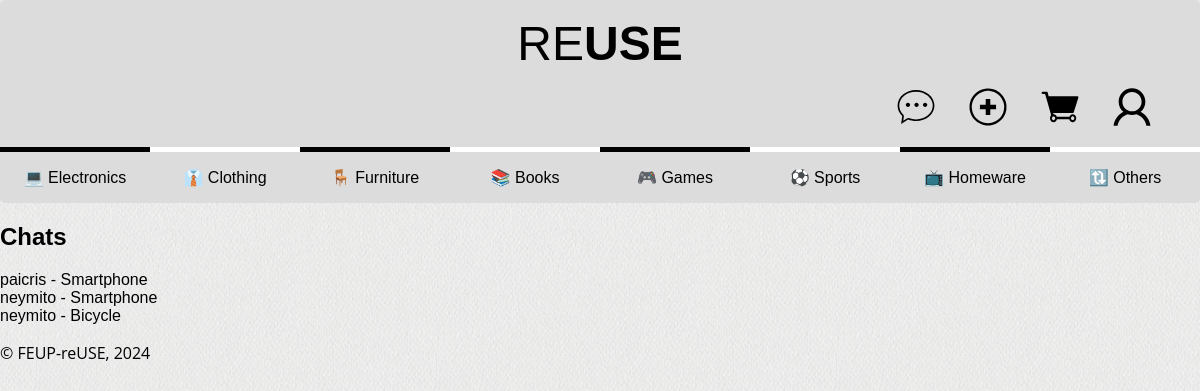
Page /pages/chats.php (signed in) on the committed database.
### tables this page shows
CREATE TABLE Categories (
    idCategory INTEGER PRIMARY KEY,
    categoryName TEXT UNIQUE NOT NULL
);

CREATE TABLE Users (
    idUser INTEGER PRIMARY KEY,
    name TEXT NOT NULL,
    username TEXT UNIQUE NOT NULL,
    password TEXT NOT NULL,
    email TEXT UNIQUE NOT NULL,
    isAdmin BOOLEAN NOT NULL DEFAULT 0
);

CREATE TABLE Items (
    idItem INTEGER PRIMARY KEY AUTOINCREMENT,
    idSeller INTEGER NOT NULL,
    name TEXT NOT NULL,
    introduction TEXT,
    description TEXT,
    idCategory INTEGER,
    brand TEXT,
    model TEXT,
    idSize INTEGER,
    idCondition INTEGER,
    price REAL NOT NULL,
    active BOOLEAN NOT NULL DEFAULT TRUE,
    featured BOOLEAN NOT NULL DEFAULT FALSE,
    FOREIGN KEY (idSeller) REFERENCES Users(idUser),
    FOREIGN KEY (idCategory) REFERENCES Categories(idCategory),
    FOREIGN KEY (idSize) REFERENCES Sizes(idSize),
    FOREIGN KEY (idCondition) REFERENCES Conditions(idCondition)
);

### utils/session.php (called while the page is built, shortened)
<?php
  class Session {
    public function isLoggedIn() : bool {
      return isset($_SESSION['id']);
    }
    public function getId() : ?int {
      return isset($_SESSION['id']) ? $_SESSION['id'] : null;
    }
  }
?>

### database/category.class.php (called while the page is built, shortened)
<?php
class Category {
    public function __construct(int $idCategory, string $categoryName) {
        $this->idCategory = $idCategory;
        $this->categoryName = $categoryName;
    }
    static function getCategories(PDO $db): array {
        try {
            $stmt = $db->prepare('SELECT * FROM Categories');
            $stmt->execute();
            $categories = array();
            while ($category = $stmt->fetch()) {
                $categories[] = new Category(
                    $category['idCategory'],
                    $category['categoryName']
                );
            }
            return $categories;
        } catch (PDOException $e) {
            echo "Error fetching categories: " . $e->getMessage();
            return array();
        }
    }
}
?>

### database/chats.class.php (called while the page is built, shortened)
<?php
require_once 'users.class.php';
class Chat {
    public static function getUsersChats($db, $userId) {
        $query = "SELECT DISTINCT
                      CASE
                          WHEN c.idSender = ? THEN c.idRecipient
                          ELSE c.idSender
                      END AS otherUserId,
                      c.idItem
                  FROM Chats c
                  WHERE c.idSender = ? OR c.idRecipient = ?";
        $stmt = $db->prepare($query);
        $stmt->execute(array($userId, $userId, $userId));
        $pairs = $stmt->fetchAll();
        return $pairs;
    }
}
?>

### database/users.class.php (called while the page is built, shortened)
<?php
class User {
    public function __construct(int $idUser, string $name, string $username, string $password, string $email, bool $isAdmin) {
        $this->username = $username;
    }
    public static function getUserById(PDO $db, int $idUser): ?User {
        $stmt = $db->prepare('SELECT * FROM Users WHERE idUser = ?');
        $stmt->execute([$idUser]);
        $user = $stmt->fetch();
        return new User($user['idUser'], $user['name'], $user['username'], $user['password'], $user['email'], (bool) $user['isAdmin']);
    }
}
?>

### database/item.class.php (called while the page is built, shortened)
<?php
require_once 'connection.db.php';
require_once 'category.class.php';
require_once 'users.class.php';
class Item {
    public function __construct(int $idItem, int $idSeller, string $name, ?string $introduction, ?string $description, int $idCategory, ?string $brand, ?string $model, int $idSize, int $idCondition, float $price, bool $active, bool $featured) {
        $this->name = $name;
    }
    public static function getItemById(PDO $db ,int $idItem): ?Item {
        $stmt = $db->prepare('SELECT * FROM Items WHERE idItem = ?');
        $stmt->execute(array($idItem));
        $item = $stmt->fetch();
        return new Item(
            $item['idItem'],
            $item['idSeller'],
            $item['name'],
            $item['introduction'],
            $item['description'],
            (int) $item['idCategory'],
            $item['brand'],
            $item['model'],
            (int) $item['idSize'],
            (int) $item['idCondition'],
            $item['price'],
            (bool) $item['active'],
            (bool) $item['featured']
        );
    }
}
?>

### pages/chats.php (the view, shortened to what this page needs)
<?php
    require_once(__DIR__ . '/../utils/session.php');
    $session = new Session();
    require_once(__DIR__ . '/../database/connection.db.php');
    require_once(__DIR__ . '/../database/category.class.php');
    require_once(__DIR__ . '/../database/item.class.php');
    require_once(__DIR__ . '/../database/users.class.php');
    require_once(__DIR__ . '/../database/chats.class.php');
    require_once(__DIR__ . '/../templates/common.tpl.php');
    $db = getDatabaseConnection();
    $categories = Category::getCategories($db);
    drawHeader($session);
    drawCategories($categories);
    $userId = $session->getId();
    $pairs = Chat::getUsersChats($db, (int) $userId);
?>
    <section>
        <h2>Chats</h2>
        <div class="chats">
            <?php
                foreach ($pairs as $pair) {
                    $otherUserId = (int)$pair['otherUserId'];
                    $itemId = (int)$pair['idItem'];
                    $otherUser = User::getUserById($db, $otherUserId);
                    $item = Item::getItemById($db, $itemId);
                    echo "<a href='../pages/chat_messages.php?otherUserId={$otherUserId}&itemId={$itemId}'>{$otherUser->username} - {$item->name}</a> <br>";
                }
            ?>
        </div>
    </section>
<?php drawFooter(); ?>

### templates/common.tpl.php (shortened to what this page needs)
<?php function drawHeader($session) { ?>
  <!DOCTYPE html>
  <html lang="en">
    <head>
      <link rel="stylesheet" href="../css/style.css">
      <link rel="stylesheet" href="../css/layout.css">
      <link rel="stylesheet" href="../css/responsive.css">
    </head>
    <body>
      <header>
        <h1>
            <a href="../pages/index.php">RE<strong>USE</strong></a>
        </h1>
        <?php
          if ($session->isLoggedIn()) {
        ?>
            <div id="user-icons">
              <a href="../pages/chats.php"><img src="../docs/images/icon_chat.svg" alt="Chats"></a>
              <a href="../pages/add_publication.php"><img src="../docs/images/icon_add.svg" alt="Add Publication"></a>
              <a href="../pages/cart.php"><img src="../docs/images/icon_cart.svg" alt="Cart"></a>
              <a href="../pages/user-profile.php?idUser=<?=$_SESSION['id']?>"><img src="../docs/images/icon_profile.svg" alt="Profile"></a>
            </div>
        <?php
          }
        ?>
      </header>
<?php } ?>
<?php function drawCategories($categories) { ?>
    <nav id="menu">
        <ul>
            <?php foreach ($categories as $category) { ?>
                <li><a href="../pages/index.php?category=<?= $category->idCategory ?>"><?= $category->categoryName ?></a></li>
            <?php } ?>
        </ul>
    </nav>
<?php } ?>
<?php function drawFooter() { ?>
    <footer>
        <p>&copy; FEUP-reUSE, 2024</p>
    </footer>
  </body>
</html>
<?php } ?>

### css/style.css (style rules this page uses)
:root { --lightgrey: #dcdcdc; --lightergrey: #eaeaea; --grey: #606060; --blue: #007bff; --darkblue: #0056b3; --black: #000000; --white: #ffffff; --red: #d11b2e; --green: #26bf4a; --yellow: #f59918; }
a { text-decoration: none; color: var(--black); transition: 0.3s ease; }
body > header { background-color: var(--lightgrey); border-radius: 5px 5px 0 0; }
body > header h1 { font-size: 3em; font-weight: 100; color: var(--black); margin: 0; }
body > header strong { font-weight: 900; }
body > header h1 a { text-decoration: none; color: var(--black); }
#user-icons { margin-top: 1em; }
#user-icons img { width: 40px; height: 40px; margin-right: 2em; }
#menu { background-color: var(--lightgrey); border-radius: 0 0 5px 5px; }
#menu ul { margin: 0; padding: 0; }
#menu li { list-style-type: none; text-align: center; padding: 1em 0; }
#menu a { padding: 1em; }
#menu li:nth-child(odd) { border-top: 5px solid var(--black); }
#menu li:nth-child(even) { border-top: 5px solid var(--white); }
body { font-family: "Poppins", sans-serif; }
p { font-family: "Open Sans", sans-serif; line-height: 1.5em; }

### css/layout.css (style rules this page uses)
body { margin: 0 auto; background-image: url("../docs/images/website_background.png"); width: 80em; display: grid; grid-template-columns: 1fr 4fr; grid-template-rows: auto; grid-template-areas: "header header" "menu menu" "signup signup" "details details" "aside items" "footer footer"; }
body > header { grid-area: header; }
#menu { grid-area: menu; }
body > footer { grid-area: footer; }
body > header { display: flex; flex-direction: column; padding: 1em; }
body > header h1 { display: flex; justify-content: center; }
#signup, #user-icons { display: flex; justify-content: flex-end; flex-wrap: wrap; }
#menu ul { display: flex; flex-direction: row; flex-wrap: wrap; }
#menu li { display: block; flex: 1; }

### css/responsive.css (style rules this page uses)
@media (max-width: 80em) { body { width: 100%; } }

### rows in the picture
categories: categoryName "💻 Electronics"
categories: categoryName "👔 Clothing"
categories: categoryName "🪑 Furniture"
categories: categoryName "📚 Books"
categories: categoryName "🎮 Games"
categories: categoryName "⚽ Sports"
categories: categoryName "📺 Homeware"
categories: categoryName "🔃 Others"
users: username "paicris"
items: name "Smartphone"
users: username "neymito"
items: name "Bicycle"
